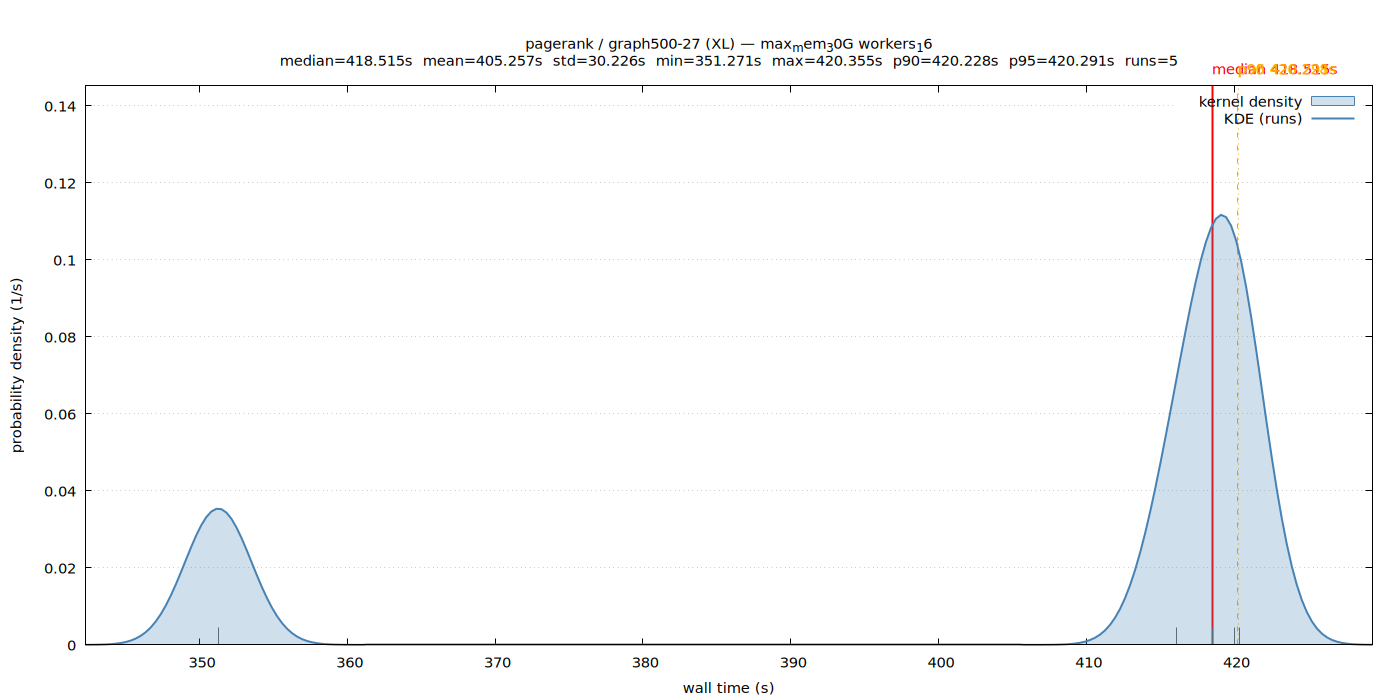

This figure's gnuplot source:
set terminal pngcairo size 1400,700 enhanced font 'Sans,11'
set output '/home/ubuntu/nvm/gfrs/pagerank/XL/graph500-27/max_mem_30G_workers_16/wall_time.png'
set title "pagerank / graph500-27 (XL) — max_mem_30G workers_16\nmedian=418.515s  mean=405.257s  std=30.226s  min=351.271s  max=420.355s  p90=420.228s  p95=420.291s  runs=5"
set xlabel 'wall time (s)'
set ylabel 'probability density (1/s)'
set tmargin 5
set yrange [0:0.145221]
set xrange [342.258367:429.367994]
set grid y
set key top right
set arrow from 418.514803,0 to 418.514803,0.145221 nohead lc rgb 'red' lw 2
set label 'median 418.515s' at 418.514803,0.145221 offset char 0,1 tc rgb 'red'
set arrow from 420.227899,0 to 420.227899,0.145221 nohead lc rgb 'orange' lw 1 dt 2
set label 'p90 420.228s' at 420.227899,0.145221 offset char 0,1 tc rgb 'orange'
set arrow from 420.291392,0 to 420.291392,0.145221 nohead lc rgb 'orange' lw 1 dt 3
set label 'p95 420.291s' at 420.291392,0.145221 offset char 0,1 tc rgb 'orange'
set arrow from 351.271475,0 to 351.271475,0.00446834 nohead lc rgb '#666666' lw 1
set arrow from 416.107284,0 to 416.107284,0.00446834 nohead lc rgb '#666666' lw 1
set arrow from 420.354885,0 to 420.354885,0.00446834 nohead lc rgb '#666666' lw 1
set arrow from 418.514803,0 to 418.514803,0.00446834 nohead lc rgb '#666666' lw 1
set arrow from 420.037420,0 to 420.037420,0.00446834 nohead lc rgb '#666666' lw 1
plot '/home/ubuntu/nvm/gfrs/pagerank/XL/graph500-27/max_mem_30G_workers_16/wall_time.dat' using 1:2 with filledcurves y=0 lc rgb '#4682b4' fs transparent solid 0.25 title 'kernel density', \
     '/home/ubuntu/nvm/gfrs/pagerank/XL/graph500-27/max_mem_30G_workers_16/wall_time.dat' using 1:2 with lines lw 2 lc rgb '#4682b4' title 'KDE (runs)'
